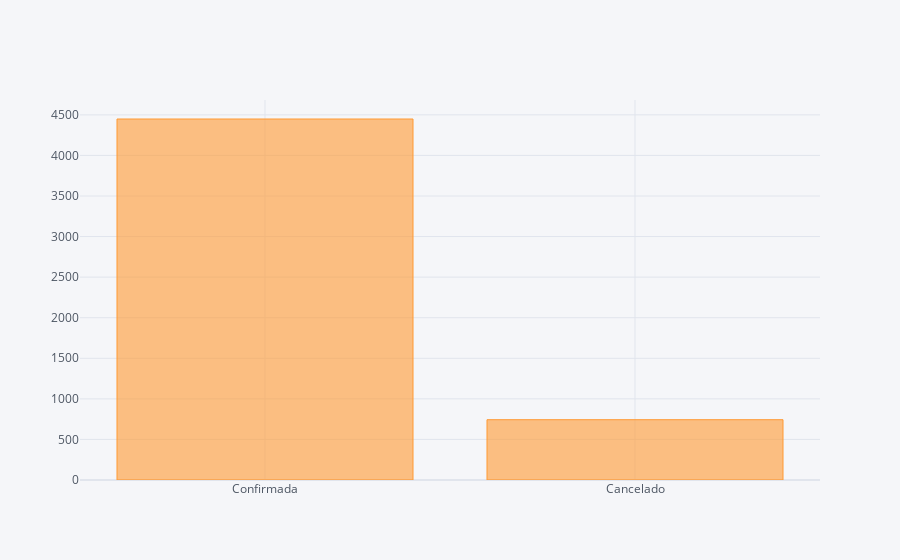

Notebook source saved alongside this figure:
### Markdown cell above
#### Qual a distribuição de status? (Confirmada ou Cancelada)


---

### Code cell
# [status] Identificando o percentual 
contagem_st         = df['status'].value_counts().sort_index()
contagem_percent_st = df['status'].value_counts()/ len(df['status'])

print('contagem\n{0}' .format(contagem_st))
print('\n')
print('percentual(%)\n{0}' .format(contagem_percent_st*100))

# Criando um gráfico de barras
# Order status distribution
configure_plotly_browser_state()
df.status.value_counts().iplot(kind = 'bar')

### Figure 1 — Plotly figure (JSON) as saved in the notebook; plotly's stock layout.template omitted (floating-point values rounded to 4 significant figures)
{"data": [{"name": "status", "text": "", "y": [4449, 743], "marker": {"color": "rgba(255, 153, 51, 0.6)", "line": {"color": "rgba(255, 153, 51, 1.0)", "width": 1}}, "x": ["Confirmada", "Cancelado"], "type": "bar", "orientation": "v"}], "layout": {"title": {"font": {"color": "#4D5663"}}, "paper_bgcolor": "#F5F6F9", "plot_bgcolor": "#F5F6F9", "yaxis": {"tickfont": {"color": "#4D5663"}, "zerolinecolor": "#E1E5ED", "title": {"text": "", "font": {"color": "#4D5663"}}, "gridcolor": "#E1E5ED", "showgrid": true}, "xaxis": {"tickfont": {"color": "#4D5663"}, "zerolinecolor": "#E1E5ED", "title": {"text": "", "font": {"color": "#4D5663"}}, "gridcolor": "#E1E5ED", "showgrid": true}, "legend": {"bgcolor": "#F5F6F9", "font": {"color": "#4D5663"}}}}
